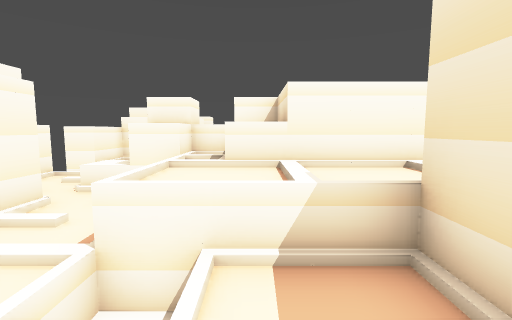
view 1 (above)

24 first-person views from a walk through a 3-D level made in the Godot game engine. The camera is 1.2 m above the floor, tilts 6° down and sees 85° across. The floor is counted in squares, 1 m on a side. Each view is taken from the middle of a square. On the plan, view 1 faces up. The plan holds only what a view shows up to about 13 squares ahead; the rest is blank. The place goes on beyond the plan.

view 2
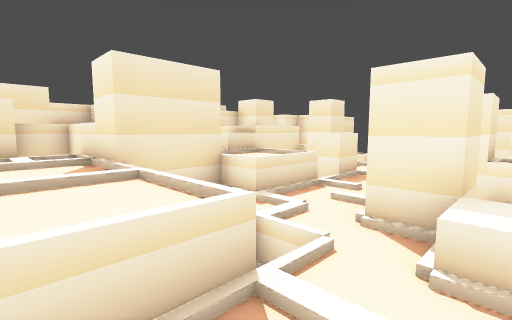

view 3
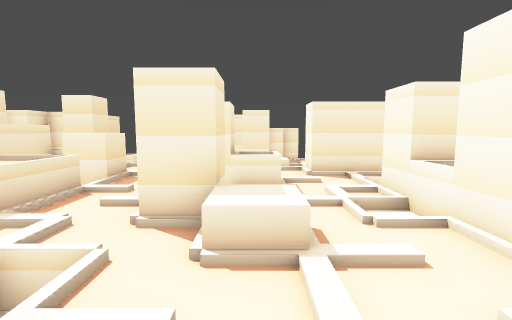

view 4
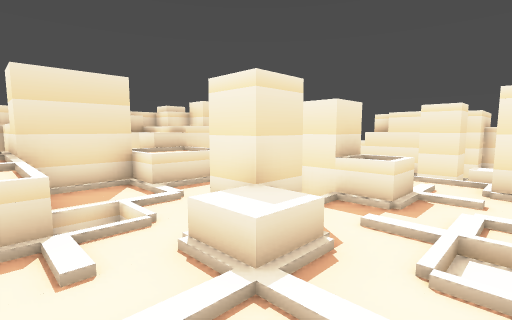

view 5
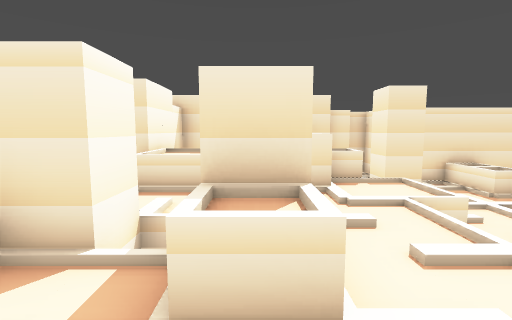

view 6
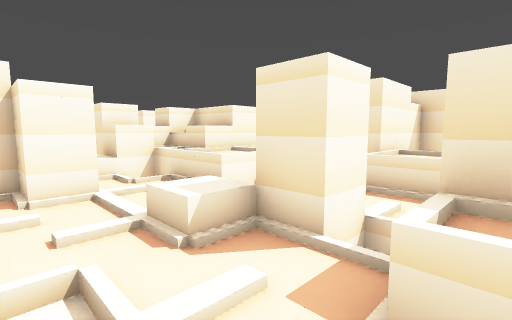

view 7
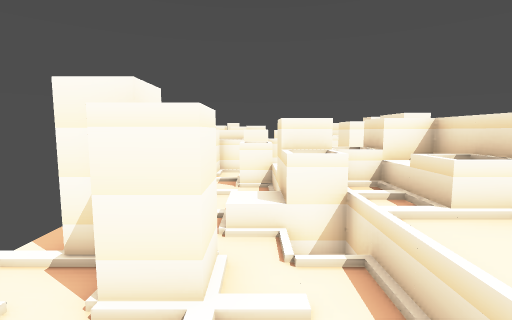

view 8
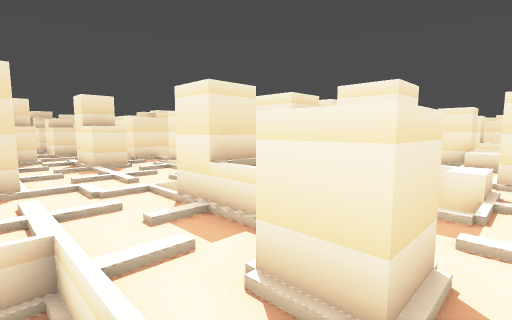

view 9
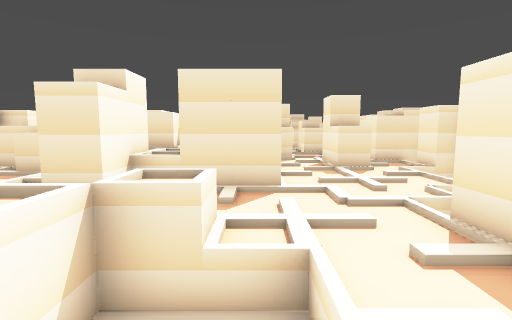

view 10
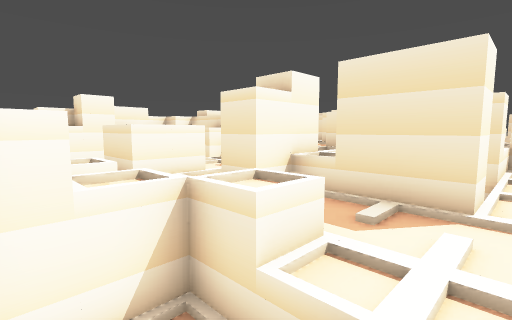

view 11
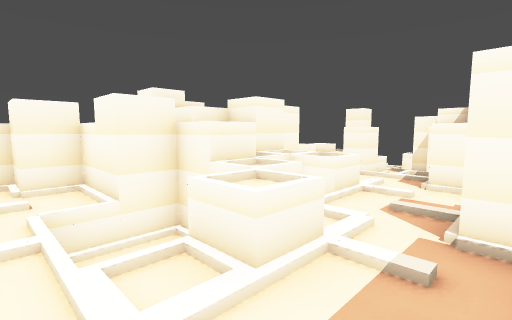

view 12
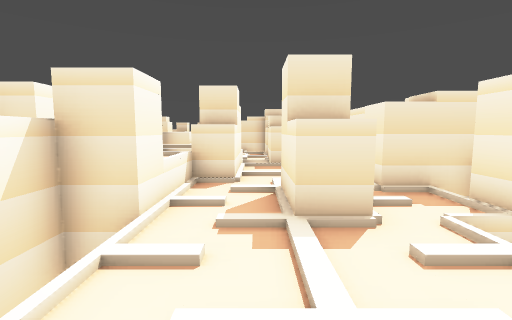

view 13
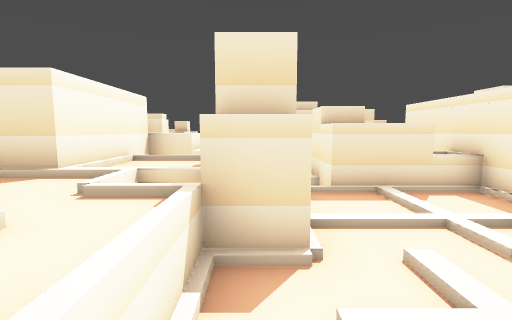

view 14
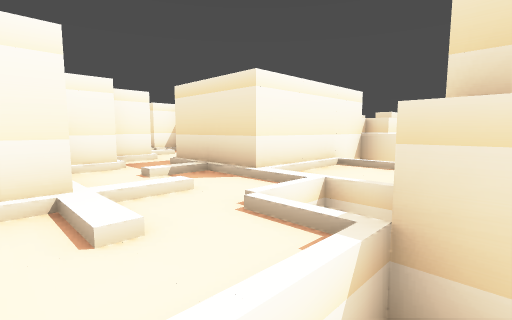

view 15
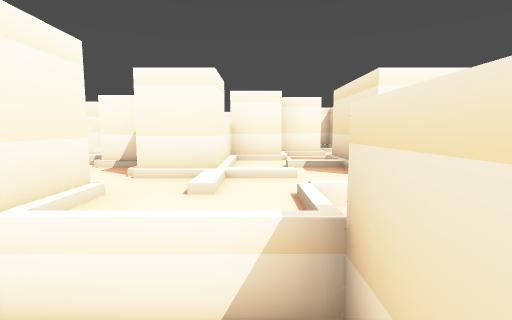

view 16
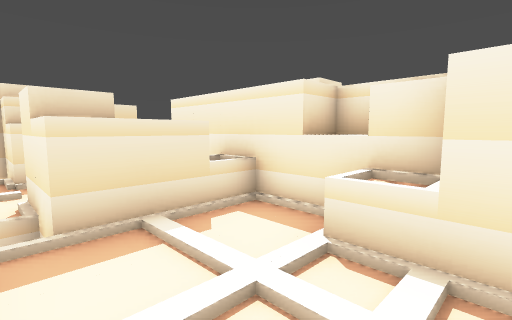

view 17
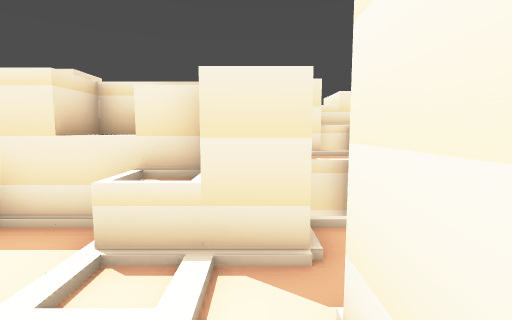

view 18
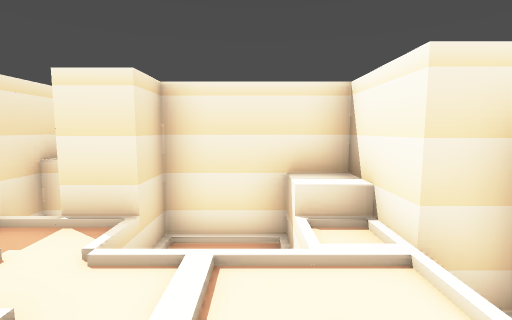

view 19
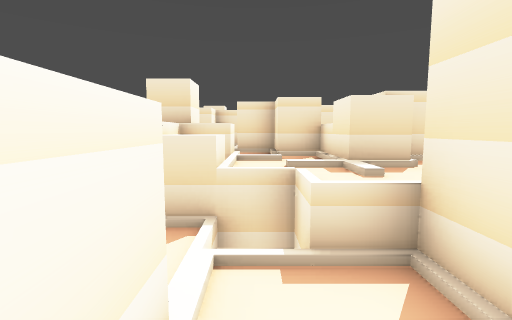

view 20
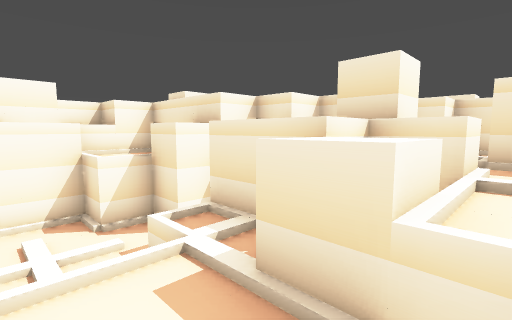

view 21
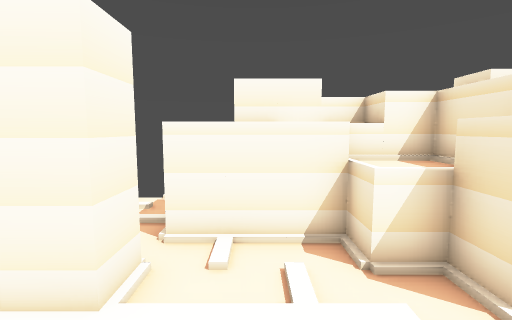

view 22
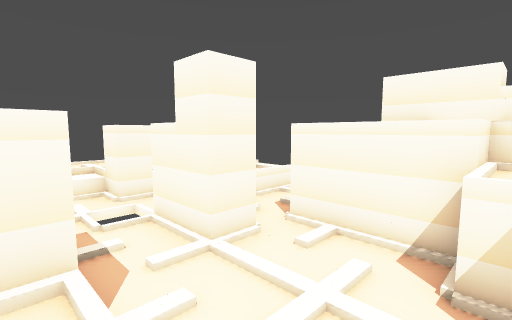

view 23
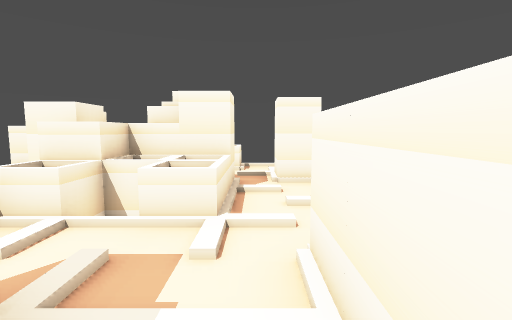

view 24
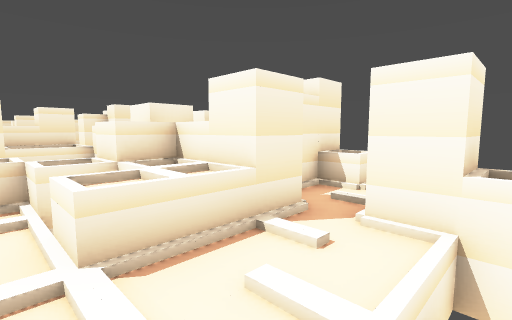

### Floor plan
Key: @ floor where view 1 was taken; # wall or solid block; . main floor; : floor 0.5 m higher than the main floor; - floor 0.5 m lower than the main floor; = window, fence, low wall or low ledge; ^ raised ledge; v drop or lower ground; O other object.
Columns run from 7 left of view 1 to 14 right of it. Each row starts with its distance up from view 1.
 26      ^^--
 25       ^--  ####
 24       # -###^^#
 23         ----^^
 22  ...^-###----#
 21  ...-- ------#
 20      -------.^ =###
 19    ^   .##...^^#^^##
 18    #....^^..^v^^^^^#
 17  .......... ^^^^^^
 16  ^..#^^....^^^^^^^
 15 ####^^ ..##^^^^^^#
 14    ^.^^...^^^^^^^###
 13   ^^#vv^..# ^^^^^^^=^
 12   #..vv...####^^.^^ ^
 11  ^..............^##
 10 #^ .^..............
  9    ..^^^#....^#....^##
  8    ..^^^ v.........^#
  7  ^.. ^^^ #.  ..#^..^
  6  ...O^^^^^Ovv##^^^^^^^
  5  .##.v^^^^^^^^^^ ^^
  4  ..#..^^^^^^ ^^
  3   ....^^^^^.^.#
  2   ....v..#^^^^^
  1  #..:....####^^
  0  ^...#.@^^  #
 -1  #...v..^^^ ^^
 -2   ..^#..v ^^^^^
 -3  .......^ ^  ^^
 -4  ##......^  #^
 -5        .. v  ^
 -6     v vvv # vv^
 -7     #  vvv   ^^
 -8         vvvv^^

Positions as (right, up) in squares from view 1, and headings:
1: (0, 0), facing up
2: (-3, 4), facing down-right
3: (-3, 4), facing down
4: (-5, 3), facing down-right
5: (-5, -2), facing right
6: (-5, -2), facing up-right
7: (-3, 1), facing up
8: (-4, 12), facing down-right
9: (-3, 12), facing right
10: (-2, 11), facing up-right
11: (2, 11), facing up-left
12: (2, 10), facing right
13: (6, 11), facing right
14: (7, 11), facing up-right
15: (8, 10), facing up
16: (8, 10), facing down-right
17: (8, 10), facing down
18: (4, 10), facing down
19: (1, 17), facing right
20: (3, 17), facing up-right
21: (3, 19), facing up
22: (5, 19), facing up-left
23: (3, 17), facing left
24: (0, 19), facing down-left
